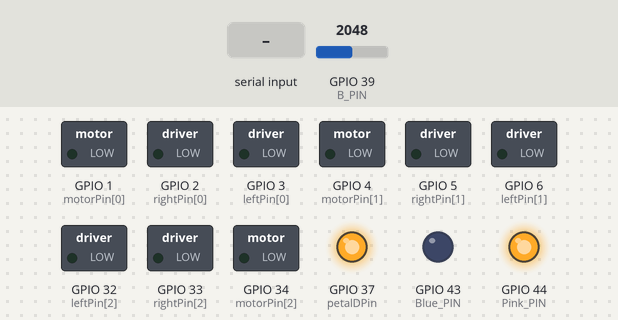
Recording of a sketch running on a simulated ESP32. Shown: switched loads named in the sketch (green lamp = pin HIGH), output pins drawn as LEDs (lit = HIGH). The inputs (shaded band) are chosen by the test bench; at power-on: GPIO 39 (B_PIN) = 2048. Pins used as bus, display or sensor lines are not drawn; what the sketch prints to the serial monitor is not drawn.

Above: at 2.3 s.
2.4 s: "c" received over the second serial link
At 5.5 s:
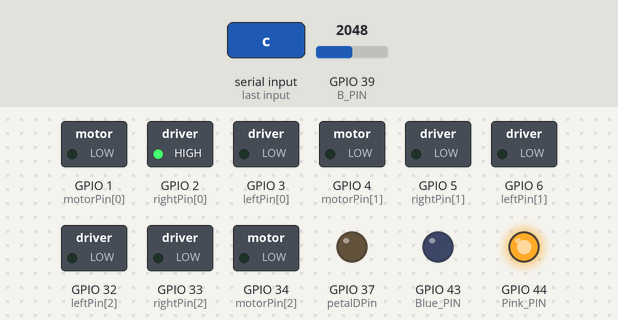
5.8 s: "d" received over the second serial link
At 7.4 s:
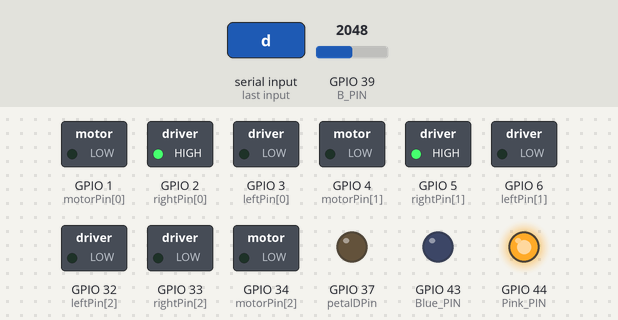
9.2 s: "G" received over the second serial link
At 10.0 s:
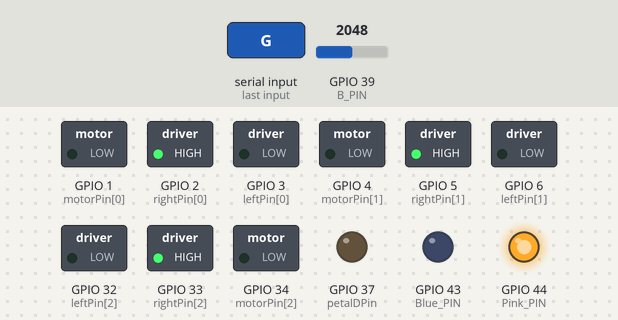
12.6 s: "D" received over the second serial link
At 12.69 s:
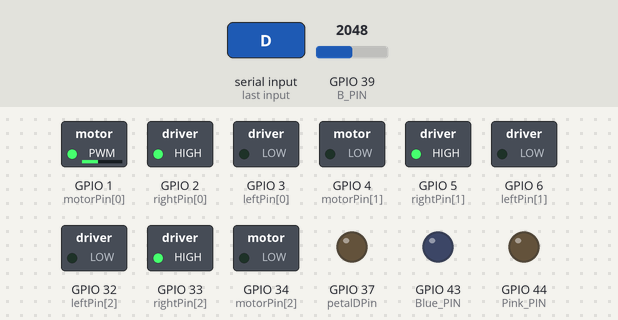
16.0 s: GPIO 39 (B_PIN) set to 193
19.4 s: GPIO 39 (B_PIN) set to 166
At 20.6 s:
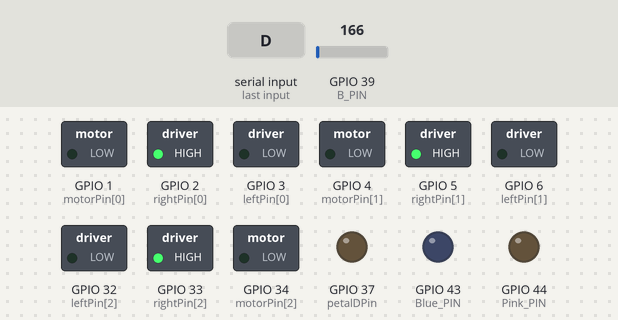
Timing chart, 0 to 21.9 s (numbered marks = the images above; inputs shaded):
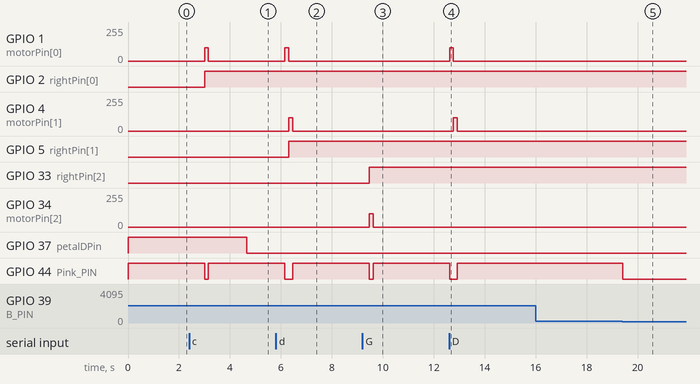

Measured:
- the behaviour switches between 182 and 181 on GPIO 39 (B_PIN) (found by bisection; images 4 and 5)
- after the input at 2.4 s, GPIO 1 (motorPin[0]): 0/255 → 100/255 after 0.61 s, → 0/255 0.15 s later; GPIO 2 (rightPin[0]): LOW → HIGH after 0.61 s; GPIO 44 (Pink_PIN): HIGH → LOW after 0.61 s, → HIGH 0.15 s later
- after the input at 5.8 s, GPIO 1 (motorPin[0]): 0/255 → 100/255 after 0.36 s, → 0/255 0.15 s later; GPIO 4 (motorPin[1]): 0/255 → 100/255 after 0.51 s, → 0/255 0.15 s later; GPIO 5 (rightPin[1]): LOW → HIGH after 0.51 s; GPIO 44 (Pink_PIN): HIGH → LOW after 0.36 s, → HIGH 0.30 s later
- after the input at 9.2 s, GPIO 33 (rightPin[2]): LOW → HIGH after 0.27 s; GPIO 34 (motorPin[2]): 0/255 → 100/255 after 0.27 s, → 0/255 0.15 s later; GPIO 44 (Pink_PIN): HIGH → LOW after 0.27 s, → HIGH 0.15 s later
- after the input at 12.6 s, GPIO 1 (motorPin[0]): 0/255 → 100/255 at once, → 0/255 0.15 s later; GPIO 4 (motorPin[1]): 0/255 → 100/255 after 0.17 s, → 0/255 0.15 s later; GPIO 44 (Pink_PIN): HIGH → LOW at once, → HIGH 0.30 s later
- after the input at 19.4 s, GPIO 44 (Pink_PIN): HIGH → LOW at once

The sketch:

motor.ino
```cpp
// e.g. motorPin[0] is motorEnable for motor 0
const int motorPin[3] = {D0, D3, A6};
const int leftPin[3] = {D2, D5, A4};
const int rightPin[3] = {D1, D4, A5};
int motorCounter[3] = {0, 0, 0};

int petalCounter_F = 0;
int petalCounter_B = 3;
bool front = true;


const int petalSPin = A0;
const int petalDPin = A1;
const int STEPS_PER_TURN = 200;
const int delay_between_step_microsec = 5000;

const int Blue_PIN = D6;
const int Pink_PIN = D7;
int incomingByte; // a variable to read incoming serial data into

const int B_PIN = A3;
const float VCC = 4.98; // Measured voltage of Ardunio 5V line
const float R_DIV = 3230.0; // Measured resistance of 3.3k

int spoolToggle = 1; // global spool direction

int calcForce(int input) {
  const float VCC = 3.3; // Measured voltage of Ardunio 5V line
  const float R_DIV = 3330.0; // Measured resistance of 3.3k resistor
  float force;

  float fsrV = input * VCC / 1023.0; // Calculate voltage
  float fsrR = R_DIV * (VCC / fsrV - 1.0); // Calculate FSR resistance
  float fsrG = 1.0 / fsrR; // Calculate conductance
  if (fsrR <= 600) {
    force = (fsrG - 0.00075) / 0.00000032639;
  } else { force =  fsrG / 0.000000642857; }

  int returnSpeed = map(force, 1, 250, 0, 128); // Map force to motor Speed
  if (abs(returnSpeed) > 128) { returnSpeed = 128; }

  return returnSpeed;
}

void step(bool forward) {
  if (forward == true) {
    digitalWrite(petalDPin, HIGH);
  } else {
    digitalWrite(petalDPin, LOW);
  }
  // creating a step
  digitalWrite(petalSPin, HIGH);
  // minimum delay is 1.9us
  digitalWrite(petalSPin, LOW);
}

void petalSteps(int number_of_steps) {
  // Serial.println("back counter" + String(petalCounter_B));
  // Serial.println("forwrds counter" + String(petalCounter_F));
  bool move_forward =true;
  // Establishing the direction
  if (number_of_steps >=0) {
    move_forward = true;
    Serial.println("forward");
  } else {
    move_forward = false;
    number_of_steps = -number_of_steps;
    Serial.println("back");
  }
  for (int i = 0; i < number_of_steps; i++) {
    step(move_forward);
    // Delay for proper speed
    delayMicroseconds(delay_between_step_microsec);
  }
}

void spool(int motor, int speed, int direction) {
  if ((direction == 1) || (direction == -1)) {
    // digitalWrite(motorPin[motor], LOW);
    // Serial.write(motorCounter[motor]);
    // if (motorCounter[motor] >= 3) {
    //   spoolToggle = -spoolToggle;
    //   Serial.write(spoolToggle);
    //   motorCounter[motor]--;
    //   // spool(motor, speed, spoolToggle);
    // }
    // if (motorCounter[motor] < 0) {
    //   spoolToggle = -spoolToggle;
    //   motorCounter[motor]++;
    //   // spool(motor, speed, spoolToggle);
    // }
    if (direction == 1) { // 1 = spool
      digitalWrite(leftPin[motor], HIGH);
      digitalWrite(rightPin[motor], LOW);
      motorCounter[motor]++;
      analogWrite(motorPin[motor], speed);
    }
    if (direction == -1) { // -1 = unspool
      digitalWrite(leftPin[motor], LOW);
      digitalWrite(rightPin[motor], HIGH);
      motorCounter[motor]--;
      analogWrite(motorPin[motor], speed);
    }
    delay(150);
    digitalWrite(motorPin[motor], LOW);
  }
}

void setup() {
  Serial.begin(9600);
  Serial1.begin(9600);
  // configure the motor pins
  for (int i = 0; i < 3; i++) {
    pinMode(motorPin[i], OUTPUT);
    pinMode(leftPin[i], OUTPUT);
    pinMode(rightPin[i], OUTPUT);

    // set motors to default spool state
    digitalWrite(motorPin[i], LOW); // 1 = spool; -1 = unspool
  }

  pinMode(B_PIN, INPUT);
  pinMode(Blue_PIN, OUTPUT);
  pinMode(Pink_PIN, OUTPUT);

  pinMode(petalSPin, OUTPUT);
  pinMode(petalDPin, OUTPUT);
}

void loop(){
  if(Serial1.available() >0) {
    incomingByte = Serial1.read();
    if ((incomingByte == 'c') || (incomingByte == 'C')) {
      Serial.write("C received\n");
      spool(0, 100, -spoolToggle);
    }
    if ((incomingByte == 'd') || (incomingByte == 'D')) {
      Serial.write("D received\n");
      spool(0, 100, -spoolToggle);
      spool(1, 100, -spoolToggle);
    }
    if ((incomingByte == 'e') || (incomingByte == 'E')) {
      Serial.write("E received\n");
      spool(1, 100, -spoolToggle);
    }
    if ((incomingByte == 'F') || (incomingByte == 'f')) {
      Serial.write("Direction toggled\n");
      spoolToggle = -spoolToggle;
      //spool(1, 25, -spoolToggle);
      //spool(2, 25, -spoolToggle);
    }
    if ((incomingByte == 'G') || (incomingByte == 'g')) {
      Serial.write("G received\n");
      spool(2, 100, -spoolToggle);
    }
    if (incomingByte == '$') { //A
      Serial.write("A received\n");
      // spool(2, 25, spoolToggle);
      // spool(0, 25, -spoolToggle);
      if(petalCounter_F == 3 && front == true) {
        petalSteps(-200);
        petalCounter_F--;
        petalCounter_B++;
        front = false;
      } else if (petalCounter_F <= 0 && front == false) {
        petalSteps(200);
        petalCounter_F++;
        petalCounter_B--;
        front = true;
      } else if(petalCounter_F < 3 && front == false){
        petalSteps(-200);
        petalCounter_F--;
        petalCounter_B++;
      } else if(petalCounter_F < 3 && front == true){
        petalSteps(200);
        petalCounter_F++;
        petalCounter_B--;
      }

      delay(500);
      digitalWrite(Blue_PIN, LOW);
    }

  }

  int B_read = analogRead(B_PIN);
  int B_force = calcForce(B_read);
  if(B_force > 50) {
    Serial.write("B received\n");
    // spool(0, 25, spoolToggle);
    Serial.print('b');
    Serial1.print('b');
    digitalWrite(Pink_PIN, HIGH);
    if(petalCounter_B == 3 && front == true) {
      petalSteps(200);
      petalCounter_F++;
      petalCounter_B--;
    } else if (petalCounter_B <= 0 && front == true) {
      petalSteps(-200);
      petalCounter_F--;
      petalCounter_B++;
      front = false;
    } else if(petalCounter_B < 3 && front == true){
      petalSteps(200);
      petalCounter_F++;
      petalCounter_B--;
    } else if(petalCounter_B < 3 && front == false){
      petalSteps(-200);
      petalCounter_F--;
      petalCounter_B++;
    }
    delay(500);
    digitalWrite(Pink_PIN, LOW);
  }
}
```
